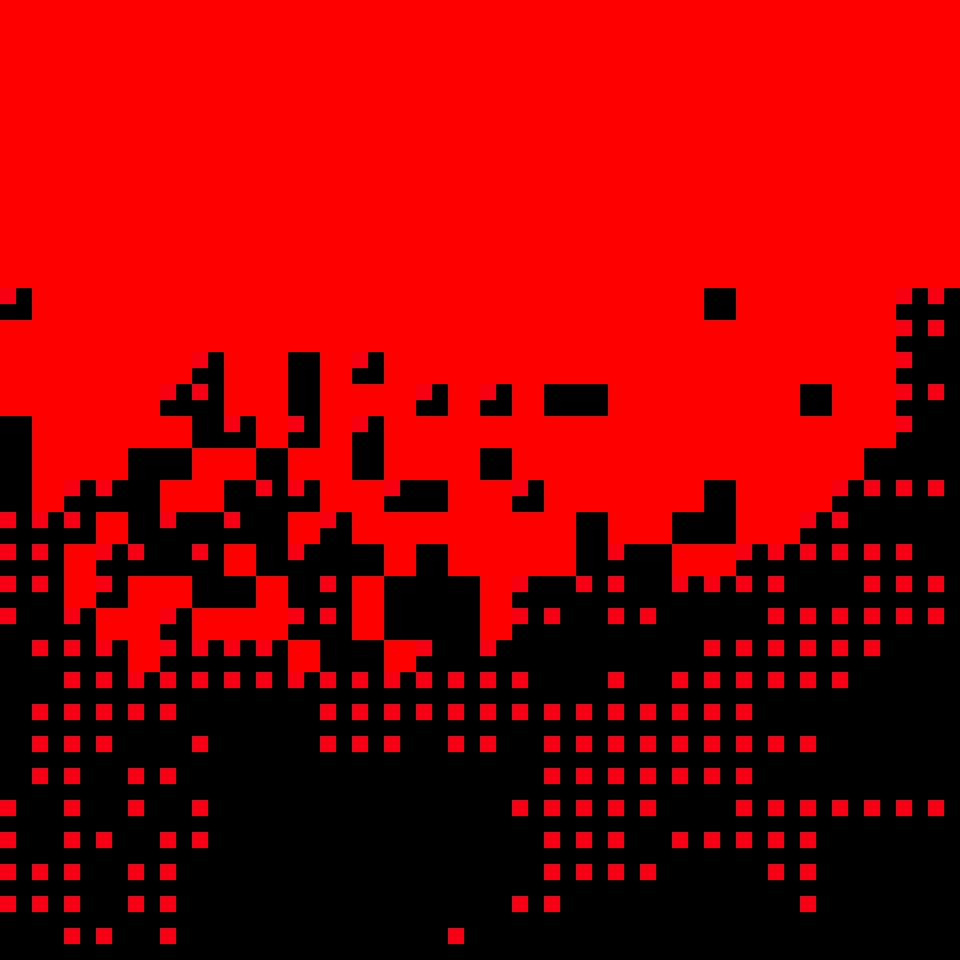

This is a level from a 2D game, rendered from its Tiled map with the project's own tilesets. A one-line summary and the map file follow, with tile-layer data summarised:
An orthogonal 30x30 tile map with 32x32 px tiles, 1 tile layer (Tile Layer 1), 2 tilesets.

<map version="1.0" orientation="orthogonal" width="30" height="30" tilewidth="32" tileheight="32">
 <tileset firstgid="1" name="collision" tilewidth="32" tileheight="32">
  <image source="../collision.png" width="80" height="32" />
 </tileset>
 <tileset firstgid="3" name="collision64" tilewidth="32" tileheight="32">
  <image source="../collision64.png" width="32" height="32" />
 </tileset>
 <layer name="Tile Layer 1" width="30" height="30">
  <data>[900 cells, 681 non-empty, 2 distinct tile ids]</data>
 </layer>
</map>
